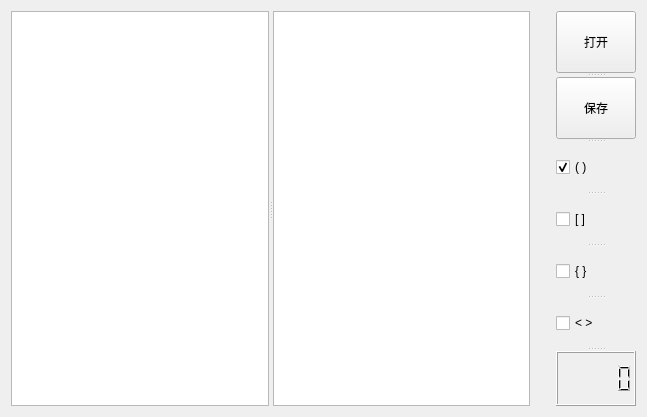
<?xml version="1.0" encoding="UTF-8"?>
<ui version="4.0">
 <class>MainWindow</class>
 <widget class="QMainWindow" name="MainWindow">
  <property name="windowModality">
   <enum>Qt::WindowModal</enum>
  </property>
  <property name="geometry">
   <rect>
    <x>0</x>
    <y>0</y>
    <width>647</width>
    <height>417</height>
   </rect>
  </property>
  <property name="windowTitle">
   <string>Lrc Cleaner</string>
  </property>
  <widget class="QWidget" name="centralWidget">
   <layout class="QHBoxLayout" name="horizontalLayout">
    <item>
     <widget class="QSplitter" name="splitter">
      <property name="orientation">
       <enum>Qt::Horizontal</enum>
      </property>
      <widget class="QTextBrowser" name="originText">
       <property name="font">
        <font>
         <family>微软雅黑</family>
         <pointsize>11</pointsize>
        </font>
       </property>
      </widget>
      <widget class="QTextEdit" name="editedText">
       <property name="font">
        <font>
         <family>微软雅黑</family>
         <pointsize>11</pointsize>
        </font>
       </property>
      </widget>
     </widget>
    </item>
    <item>
     <spacer name="verticalSpacer">
      <property name="orientation">
       <enum>Qt::Vertical</enum>
      </property>
      <property name="sizeHint" stdset="0">
       <size>
        <width>20</width>
        <height>396</height>
       </size>
      </property>
     </spacer>
    </item>
    <item>
     <widget class="QSplitter" name="splitter_2">
      <property name="orientation">
       <enum>Qt::Vertical</enum>
      </property>
      <widget class="QPushButton" name="openButton">
       <property name="text">
        <string>打开</string>
       </property>
      </widget>
      <widget class="QPushButton" name="saveButton">
       <property name="text">
        <string>保存</string>
       </property>
      </widget>
      <widget class="QCheckBox" name="halfBracketCheck">
       <property name="text">
        <string>( ) </string>
       </property>
       <property name="checked">
        <bool>true</bool>
       </property>
      </widget>
      <widget class="QCheckBox" name="squareBracketCheck">
       <property name="text">
        <string>[ ]</string>
       </property>
      </widget>
      <widget class="QCheckBox" name="bigBracketCheck">
       <property name="text">
        <string>{ }</string>
       </property>
      </widget>
      <widget class="QCheckBox" name="angelBracketCheck">
       <property name="text">
        <string>&lt; &gt;</string>
       </property>
      </widget>
      <widget class="QLCDNumber" name="lcdNumber">
       <property name="font">
        <font>
         <family>ADMUI3Lg</family>
         <pointsize>14</pointsize>
        </font>
       </property>
      </widget>
     </widget>
    </item>
   </layout>
  </widget>
 </widget>
 <layoutdefault spacing="6" margin="11"/>
 <resources/>
 <connections/>
</ui>
